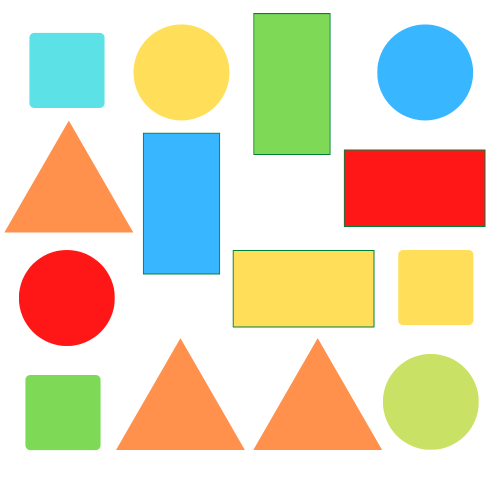
#> input picture resources/shape1.png, 1000 x 1000 px (shown at 1/2 size)
$ python opencv.py
#> lines starting #> are read from the running program, lines starting #| are printed output that depends on the picture; after the words box and inside, x2 and y2 are one past the last pixel; in counts of white or black regions, pixels touching at a corner belong together

              ################## shape detection using opencv   ######################

import cv2
import numpy as np
import imutils
# # this function is for joining images
def stackImages(scale, imgArray):
    rows = len(imgArray)
    cols = len(imgArray[0])
    rowsAvailable = isinstance(imgArray[0], list)
    width = imgArray[0][0].shape[1]
    height = imgArray[0][0].shape[0]
    if rowsAvailable:
        for x in range(0, rows):
            for y in range(0, cols):
                if imgArray[x][y].shape[:2] == imgArray[0][0].shape[:2]:
                    imgArray[x][y] = cv2.resize(imgArray[x][y], (0, 0), None, scale, scale)
                else:
                    imgArray[x][y] = cv2.resize(imgArray[x][y], (imgArray[0][0].shape[1], imgArray[0][0].shape[0]),
                                                None, scale, scale)
                if len(imgArray[x][y].shape) == 2: imgArray[x][y] = cv2.cvtColor(imgArray[x][y], cv2.COLOR_GRAY2BGR)
        imageBlank = np.zeros((height, width, 3), np.uint8)
        hor = [imageBlank] * rows
        hor_con = [imageBlank] * rows
        for x in range(0, rows):
            hor[x] = np.hstack(imgArray[x])
        ver = np.vstack(hor)
    else:
        for x in range(0, rows):
            if imgArray[x].shape[:2] == imgArray[0].shape[:2]:
                imgArray[x] = cv2.resize(imgArray[x], (0, 0), None, scale, scale)
            else:
                imgArray[x] = cv2.resize(imgArray[x], (imgArray[0].shape[1], imgArray[0].shape[0]), None, scale, scale)
            if len(imgArray[x].shape) == 2: imgArray[x] = cv2.cvtColor(imgArray[x], cv2.COLOR_GRAY2BGR)
        hor = np.hstack(imgArray)
        ver = hor
    return ver


def getContours (img):
    contours,group=cv2.findContours(img,cv2.RETR_EXTERNAL,cv2.CHAIN_APPROX_NONE)
    for cnt in contours:
        area=cv2.contourArea(cnt)
        if area>500:  # to remove noise from image
         cv2.drawContours(imgContour,cnt,-1,(255,0,0),3)
         pari=cv2.arcLength(cnt,True)

         approx=cv2.approxPolyDP(cnt,0.02*pari,True)
         objCor=len(approx)
         x,y,w,h=cv2.boundingRect(approx)
         if objCor==3: objectType = "  Tri"
         elif objCor==4:      #two case square and rectangle
             ratio=w/float(h)
             if ratio>0.95 and ratio<1.05:
                 objectType = "Square"
             else:
                 objectType = "Rectangle"

         elif objCor==8:
          objectType = "Circle"


         cv2.rectangle(imgContour,(x,y),(x+w,y+h),(0,255,0),2)
         cv2.putText(imgContour,objectType,(x+(w//2)-40,y+(h//2)+10),cv2.FONT_ITALIC,0.7,(0,0,0),2)
path="resources/shape1.png"
img=cv2.imread(path)
#> img is the input picture: shape (1000, 1000, 3); mean B, G, R 190.3, 215.8, 225.6
imgContour=img.copy()
imgGray=cv2.cvtColor(img,cv2.COLOR_BGR2GRAY)
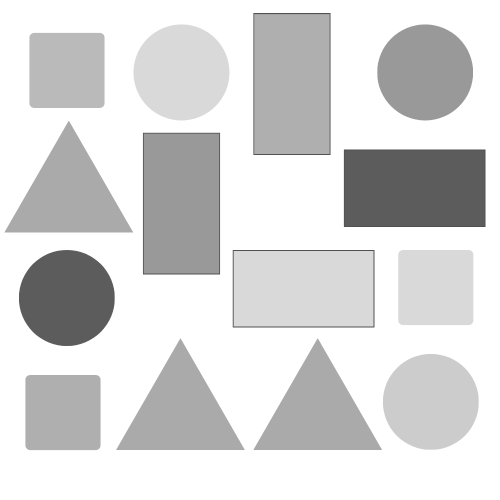
#> imgGray: shape (1000, 1000) (shown at 1/2 size); min 81, max 255, mean 215.9
imgBlur=cv2.GaussianBlur(imgGray,(7,7),1)
imgCanny=cv2.Canny(imgBlur,50,50)
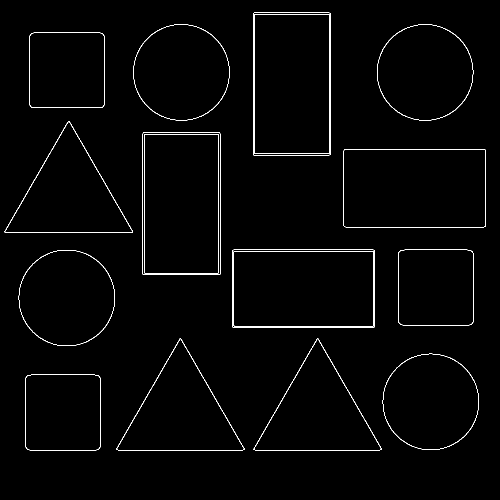
#> imgCanny: shape (1000, 1000) (shown at 1/2 size); 1.4% white in thin lines or dots, all inside (x1, y1, x2, y2) = (9, 25, 972, 901)
imgBlank=np.zeros((512,512,3),np.uint8)
getContours(imgCanny)
#> in getContours, `contours,group=cv2.findContours(img,cv2.RETR_EXTERNAL,cv2.CHAIN_APPROX..`: contours = 14 contours; largest, box (x1, y1, x2, y2) and area: (465, 499, 750, 656) 44293, (687, 298, 972, 455) 44284, (506, 25, 662, 311) 44168, (285, 265, 441, 550) 44012, (232, 677, 489, 901) 29085; group = 14 rows, first 6: [1, -1, -1, -1], [2, 0, -1, -1], [3, 1, -1, -1], [4, 2, -1, -1], [5, 3, -1, -1], [6, 4, -1, -1]
#> the loop in getContours, `for cnt in contours:` made 14 passes
#> (area, pari, approx, objCor, x, y, w, h) on passes 1, 6, 7, 8, 9, 11, 14: (22689, 589.9, [[54, 751], [52, 896], [197, 898], [199, 753]], 4, 52, 751, 148, 148), (22557, 589.1, [[800, 501], [797, 645], [943, 648], [944, 502]], 4, 797, 501, 148, 148), (44293, 876.5, [[465, 500], [465, 654], [748, 654], [748, 500]], 4, 465, 500, 284, 155), (44284, 875.3, [[688, 299], [688, 453], [970, 453], [970, 299]], 4, 688, 299, 283, 155), (44012, 875.7, [[286, 265], [285, 548], [440, 548], [439, 265]], 4, 285, 265, 156, 284), (22561, 589.1, [[62, 67], [60, 212], [205, 214], [207, 69]], 4, 60, 67, 148, 148), (44167.5, 877.1, [[506, 26], [506, 309], [661, 309], [661, 27]], 4, 506, 26, 156, 284)
#> (area, pari, approx, objCor, x, y, w, h) on passes 3, 4, 10: (29078, 808, [[634, 677], [507, 899], [763, 899]], 3, 507, 677, 257, 223), (29085, 808, [[359, 677], [232, 899], [488, 899]], 3, 232, 677, 257, 223), (28856, 807.2, [[136, 242], [9, 464], [265, 464]], 3, 9, 242, 257, 223)
#> after the loop in getContours, `for cnt in contours:`:
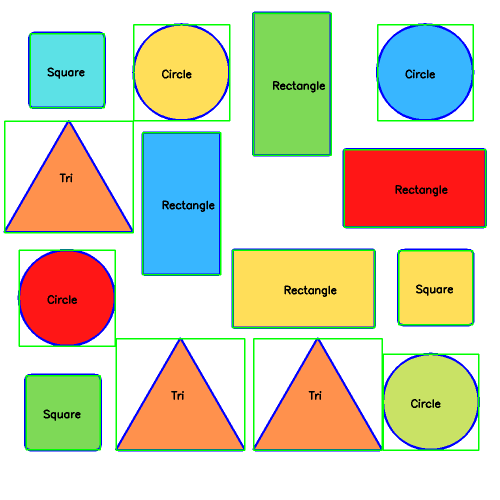
#> imgContour: shape (1000, 1000, 3) (shown at 1/2 size); 6.87% of pixels changed, all inside (x1, y1, x2, y2) = (7, 23, 974, 903)
imageStack=stackImages(0.35,([img,imgGray,imgBlur],[imgCanny,imgContour,imgBlank]))
#> after the loop in stackImages, `for x in range(0, rows):`: hor = 2 items
#> in stackImages, `ver = np.vstack(hor)`:
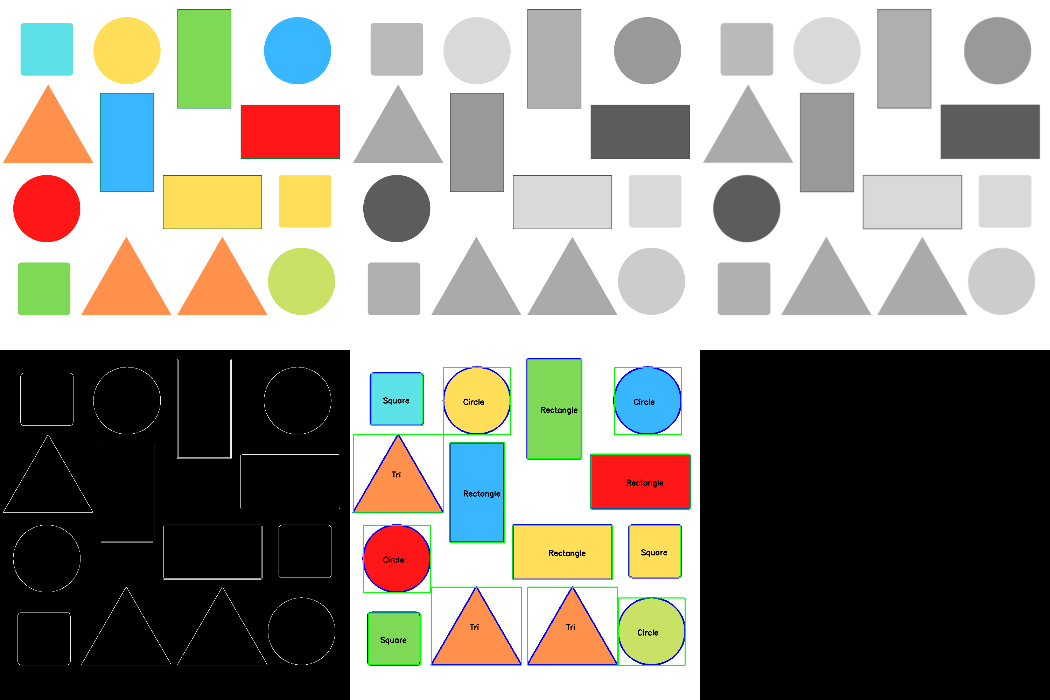
#> ver: shape (700, 1050, 3); mean of channels 0, 1, 2 135, 143.5, 145.4; drawn as B, G, R

cv2.imshow("output",imageStack)
cv2.waitKey(0)

width= 650
height=500

def getContours (img):
    biggest=np.array([])
    maxArea=0
    contours,group=cv2.findContours(img,cv2.RETR_EXTERNAL,cv2.CHAIN_APPROX_NONE)
    for cnt in contours:
        area=cv2.contourArea(cnt)
        if area>6000:  # to remove noise from image
         cv2.drawContours(imgContour,cnt,-1,(0,255,0),3)
         pari=cv2.arcLength(cnt,True)
         approx=cv2.approxPolyDP(cnt,0.02*pari,True)
         print(len(approx))

         if area>maxArea and len(approx)==4:
             biggest=approx
             maxArea=area
   # print(biggest)
    return biggest
